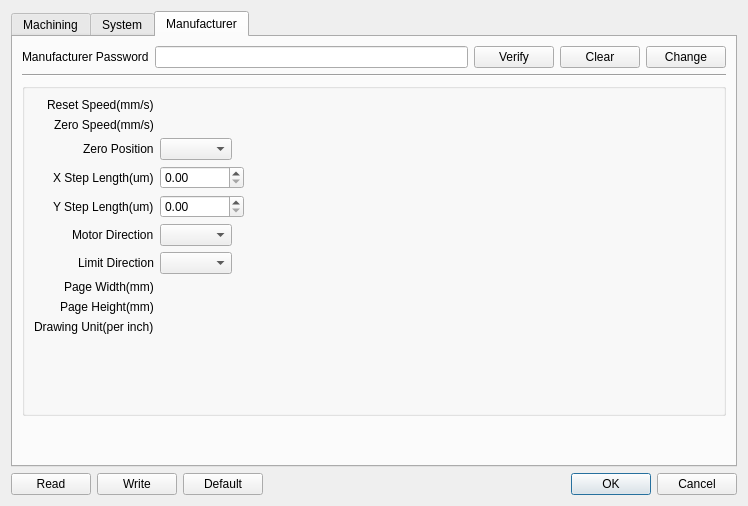
<?xml version="1.0" encoding="UTF-8"?>
<ui version="4.0">
 <class>DeviceSettingsDialog</class>
 <widget class="QDialog" name="DeviceSettingsDialog">
  <property name="geometry">
   <rect>
    <x>0</x>
    <y>0</y>
    <width>748</width>
    <height>506</height>
   </rect>
  </property>
  <property name="sizePolicy">
   <sizepolicy hsizetype="Maximum" vsizetype="Preferred">
    <horstretch>0</horstretch>
    <verstretch>0</verstretch>
   </sizepolicy>
  </property>
  <property name="windowTitle">
   <string>Parameter Dialog</string>
  </property>
  <layout class="QVBoxLayout" name="verticalLayout_2">
   <item>
    <widget class="QTabWidget" name="tabWidget">
     <property name="currentIndex">
      <number>2</number>
     </property>
     <widget class="QWidget" name="tabMachining">
      <attribute name="title">
       <string>Machining</string>
      </attribute>
      <layout class="QVBoxLayout" name="verticalLayout">
       <item>
        <layout class="QHBoxLayout" name="horizontalLayout_2">
         <property name="topMargin">
          <number>0</number>
         </property>
         <item>
          <widget class="QGroupBox" name="groupBox">
           <property name="title">
            <string>Cutting</string>
           </property>
           <layout class="QFormLayout" name="formLayout_2">
            <property name="labelAlignment">
             <set>Qt::AlignRight|Qt::AlignTrailing|Qt::AlignVCenter</set>
            </property>
            <item row="0" column="0">
             <widget class="QLabel" name="label_2">
              <property name="text">
               <string>Start Speed(mm/s)</string>
              </property>
             </widget>
            </item>
            <item row="0" column="1">
             <widget class="EditSlider" name="editSliderCuttingStartSpeed" native="true"/>
            </item>
            <item row="1" column="0">
             <widget class="QLabel" name="label_3">
              <property name="text">
               <string>Run Speed(mm/s)</string>
              </property>
             </widget>
            </item>
            <item row="1" column="1">
             <widget class="EditSlider" name="editSliderCuttingRunSpeed" native="true"/>
            </item>
            <item row="2" column="0">
             <widget class="QLabel" name="label_4">
              <property name="text">
               <string>Power</string>
              </property>
             </widget>
            </item>
            <item row="2" column="1">
             <widget class="EditSlider" name="editSliderCuttingPower" native="true"/>
            </item>
            <item row="3" column="0">
             <widget class="QLabel" name="label_5">
              <property name="text">
               <string>Start/Power</string>
              </property>
             </widget>
            </item>
            <item row="3" column="1">
             <widget class="EditSlider" name="editSliderCuttingStartPowerRate" native="true"/>
            </item>
            <item row="4" column="0">
             <widget class="QLabel" name="label_6">
              <property name="text">
               <string>Run/Power</string>
              </property>
             </widget>
            </item>
            <item row="4" column="1">
             <widget class="EditSlider" name="editSliderCuttingRunPowerRate" native="true"/>
            </item>
           </layout>
          </widget>
         </item>
         <item>
          <widget class="QGroupBox" name="groupBox_2">
           <property name="title">
            <string>Engraving</string>
           </property>
           <layout class="QFormLayout" name="formLayout_3">
            <property name="labelAlignment">
             <set>Qt::AlignRight|Qt::AlignTrailing|Qt::AlignVCenter</set>
            </property>
            <item row="0" column="0">
             <widget class="QLabel" name="label_7">
              <property name="text">
               <string>Start Speed(mm/s)</string>
              </property>
             </widget>
            </item>
            <item row="0" column="1">
             <widget class="EditSlider" name="editSliderEngravingStartSpeed" native="true"/>
            </item>
            <item row="1" column="0">
             <widget class="QLabel" name="label_9">
              <property name="text">
               <string>Run Speed(mm/s)</string>
              </property>
             </widget>
            </item>
            <item row="1" column="1">
             <widget class="EditSlider" name="editSliderEngravingRunSpeed" native="true"/>
            </item>
            <item row="2" column="0">
             <widget class="QLabel" name="label_10">
              <property name="text">
               <string>Power</string>
              </property>
             </widget>
            </item>
            <item row="2" column="1">
             <widget class="EditSlider" name="editSliderEngravingPower" native="true"/>
            </item>
            <item row="3" column="0">
             <widget class="QLabel" name="label_11">
              <property name="text">
               <string>Start/Power</string>
              </property>
             </widget>
            </item>
            <item row="3" column="1">
             <widget class="EditSlider" name="editSliderEngravingStartPowerRate" native="true"/>
            </item>
            <item row="4" column="0">
             <widget class="QLabel" name="label_12">
              <property name="text">
               <string>Run/Power</string>
              </property>
             </widget>
            </item>
            <item row="4" column="1">
             <widget class="EditSlider" name="editSliderEngravingRunPowerRate" native="true"/>
            </item>
           </layout>
          </widget>
         </item>
        </layout>
       </item>
       <item>
        <layout class="QHBoxLayout" name="horizontalLayout_3">
         <item>
          <widget class="QGroupBox" name="groupBox_3">
           <property name="title">
            <string>Cutting tune-up</string>
           </property>
           <layout class="QFormLayout" name="formLayout">
            <item row="0" column="0">
             <widget class="QLabel" name="label">
              <property name="text">
               <string>Power</string>
              </property>
             </widget>
            </item>
            <item row="0" column="1">
             <widget class="EditSlider" name="editSliderCuttingTuneUpPower" native="true"/>
            </item>
           </layout>
          </widget>
         </item>
         <item>
          <widget class="QGroupBox" name="groupBox_4">
           <property name="title">
            <string>Engraving</string>
           </property>
           <layout class="QFormLayout" name="formLayout_5">
            <property name="labelAlignment">
             <set>Qt::AlignRight|Qt::AlignTrailing|Qt::AlignVCenter</set>
            </property>
            <item row="0" column="0">
             <widget class="QLabel" name="label_13">
              <property name="text">
               <string>Row spacing</string>
              </property>
             </widget>
            </item>
            <item row="0" column="1">
             <widget class="EditSlider" name="editSliderEngravingRowSpacing" native="true"/>
            </item>
            <item row="1" column="0">
             <widget class="QLabel" name="label_14">
              <property name="text">
               <string>Column Spacing</string>
              </property>
             </widget>
            </item>
            <item row="1" column="1">
             <widget class="EditSlider" name="editSliderEngravingColumnSpacing" native="true"/>
            </item>
           </layout>
          </widget>
         </item>
         <item>
          <widget class="QGroupBox" name="groupBox_5">
           <property name="title">
            <string>Engraving tune-up</string>
           </property>
           <layout class="QFormLayout" name="formLayout_4">
            <item row="0" column="0">
             <widget class="QLabel" name="label_15">
              <property name="text">
               <string>Power</string>
              </property>
             </widget>
            </item>
            <item row="0" column="1">
             <widget class="EditSlider" name="editSliderEngravingTuneUpPower" native="true"/>
            </item>
           </layout>
          </widget>
         </item>
        </layout>
       </item>
      </layout>
     </widget>
     <widget class="QWidget" name="tabSystem">
      <attribute name="title">
       <string>System</string>
      </attribute>
      <layout class="QFormLayout" name="formLayout_6">
       <property name="labelAlignment">
        <set>Qt::AlignRight|Qt::AlignTrailing|Qt::AlignVCenter</set>
       </property>
       <item row="0" column="0">
        <widget class="QLabel" name="label_16">
         <property name="text">
          <string>Move Start Speed(mm/s)</string>
         </property>
        </widget>
       </item>
       <item row="0" column="1">
        <widget class="EditSlider" name="editSliderMoveStartSpeed" native="true"/>
       </item>
       <item row="1" column="0">
        <widget class="QLabel" name="label_17">
         <property name="text">
          <string>Move Run Speed(mm/s)</string>
         </property>
        </widget>
       </item>
       <item row="2" column="0">
        <widget class="QLabel" name="label_18">
         <property name="text">
          <string>X Backlash</string>
         </property>
        </widget>
       </item>
       <item row="3" column="0">
        <widget class="QLabel" name="label_19">
         <property name="text">
          <string>Y Backlash</string>
         </property>
        </widget>
       </item>
       <item row="4" column="0">
        <widget class="QLabel" name="label_20">
         <property name="text">
          <string>Total Running Time(Minutes)</string>
         </property>
        </widget>
       </item>
       <item row="5" column="0">
        <widget class="QLabel" name="label_21">
         <property name="text">
          <string>Laser Total Use Time(Minutes)</string>
         </property>
        </widget>
       </item>
       <item row="6" column="0">
        <widget class="QLabel" name="label_22">
         <property name="text">
          <string>Cut Laser Frequency</string>
         </property>
        </widget>
       </item>
       <item row="7" column="0">
        <widget class="QLabel" name="label_23">
         <property name="text">
          <string>Carving Laser Frequency</string>
         </property>
        </widget>
       </item>
       <item row="1" column="1">
        <widget class="EditSlider" name="editSliderMoveRunSpeed" native="true"/>
       </item>
       <item row="2" column="1">
        <widget class="EditSlider" name="editSliderXBacklash" native="true"/>
       </item>
       <item row="3" column="1">
        <widget class="EditSlider" name="editSliderYBacklash" native="true"/>
       </item>
       <item row="6" column="1">
        <widget class="EditSlider" name="editSliderCutLaserFrequency" native="true"/>
       </item>
       <item row="7" column="1">
        <widget class="EditSlider" name="editSliderCarvingLaserFrequency" native="true"/>
       </item>
       <item row="4" column="1">
        <widget class="QLineEdit" name="lineEditTotalRunningTime">
         <property name="enabled">
          <bool>false</bool>
         </property>
         <property name="readOnly">
          <bool>true</bool>
         </property>
        </widget>
       </item>
       <item row="5" column="1">
        <widget class="QLineEdit" name="lineEditLaserTotalUseTime">
         <property name="enabled">
          <bool>false</bool>
         </property>
         <property name="readOnly">
          <bool>true</bool>
         </property>
        </widget>
       </item>
      </layout>
     </widget>
     <widget class="QWidget" name="tabManufactor">
      <attribute name="title">
       <string>Manufacturer</string>
      </attribute>
      <layout class="QVBoxLayout" name="verticalLayout_3" stretch="0,0,1,0">
       <property name="sizeConstraint">
        <enum>QLayout::SetMinimumSize</enum>
       </property>
       <item>
        <layout class="QHBoxLayout" name="horizontalLayout">
         <item>
          <widget class="QLabel" name="label_24">
           <property name="text">
            <string>Manufacturer Password</string>
           </property>
          </widget>
         </item>
         <item>
          <widget class="QLineEdit" name="lineEditManufacturerPassword"/>
         </item>
         <item>
          <widget class="QPushButton" name="pushButtonVerifyPassword">
           <property name="text">
            <string>Verify</string>
           </property>
          </widget>
         </item>
         <item>
          <widget class="QPushButton" name="pushButtonClearPassword">
           <property name="text">
            <string>Clear</string>
           </property>
          </widget>
         </item>
         <item>
          <widget class="QPushButton" name="pushButtonResetPassword">
           <property name="text">
            <string>Change</string>
           </property>
          </widget>
         </item>
        </layout>
       </item>
       <item>
        <widget class="Line" name="line">
         <property name="orientation">
          <enum>Qt::Horizontal</enum>
         </property>
        </widget>
       </item>
       <item>
        <widget class="QGroupBox" name="groupBoxManufactor">
         <property name="title">
          <string/>
         </property>
         <layout class="QFormLayout" name="formLayout_7">
          <property name="labelAlignment">
           <set>Qt::AlignRight|Qt::AlignTrailing|Qt::AlignVCenter</set>
          </property>
          <item row="0" column="0">
           <widget class="QLabel" name="label_25">
            <property name="text">
             <string>Reset Speed(mm/s)</string>
            </property>
           </widget>
          </item>
          <item row="0" column="1">
           <widget class="EditSlider" name="editSliderResetSpeed" native="true"/>
          </item>
          <item row="1" column="0">
           <widget class="QLabel" name="label_26">
            <property name="text">
             <string>Zero Speed(mm/s)</string>
            </property>
           </widget>
          </item>
          <item row="1" column="1">
           <widget class="EditSlider" name="editSliderZeroSpeed" native="true"/>
          </item>
          <item row="2" column="0">
           <widget class="QLabel" name="label_27">
            <property name="text">
             <string>Zero Position</string>
            </property>
           </widget>
          </item>
          <item row="3" column="0">
           <widget class="QLabel" name="label_28">
            <property name="text">
             <string>X Step Length(um)</string>
            </property>
           </widget>
          </item>
          <item row="4" column="0">
           <widget class="QLabel" name="label_29">
            <property name="text">
             <string>Y Step Length(um)</string>
            </property>
           </widget>
          </item>
          <item row="5" column="0">
           <widget class="QLabel" name="label_30">
            <property name="text">
             <string>Motor Direction</string>
            </property>
           </widget>
          </item>
          <item row="6" column="0">
           <widget class="QLabel" name="label_31">
            <property name="text">
             <string>Limit Direction</string>
            </property>
           </widget>
          </item>
          <item row="7" column="0">
           <widget class="QLabel" name="label_32">
            <property name="text">
             <string>Page Width(mm)</string>
            </property>
           </widget>
          </item>
          <item row="8" column="0">
           <widget class="QLabel" name="label_33">
            <property name="text">
             <string>Page Height(mm)</string>
            </property>
           </widget>
          </item>
          <item row="9" column="0">
           <widget class="QLabel" name="label_34">
            <property name="text">
             <string>Drawing Unit(per inch)</string>
            </property>
           </widget>
          </item>
          <item row="7" column="1">
           <widget class="EditSlider" name="editSliderPageWidth" native="true"/>
          </item>
          <item row="8" column="1">
           <widget class="EditSlider" name="editSliderPageHeight" native="true"/>
          </item>
          <item row="9" column="1">
           <widget class="EditSlider" name="editSliderDrawingUnit" native="true"/>
          </item>
          <item row="2" column="1">
           <widget class="QComboBox" name="comboBoxZeroPosition">
            <property name="sizePolicy">
             <sizepolicy hsizetype="Maximum" vsizetype="Fixed">
              <horstretch>0</horstretch>
              <verstretch>0</verstretch>
             </sizepolicy>
            </property>
           </widget>
          </item>
          <item row="3" column="1">
           <widget class="QDoubleSpinBox" name="doubleSpinBoxXStepLength">
            <property name="sizePolicy">
             <sizepolicy hsizetype="Maximum" vsizetype="Fixed">
              <horstretch>0</horstretch>
              <verstretch>0</verstretch>
             </sizepolicy>
            </property>
            <property name="maximum">
             <double>1000000.000000000000000</double>
            </property>
           </widget>
          </item>
          <item row="4" column="1">
           <widget class="QDoubleSpinBox" name="doubleSpinBoxYStepLength">
            <property name="sizePolicy">
             <sizepolicy hsizetype="Maximum" vsizetype="Fixed">
              <horstretch>0</horstretch>
              <verstretch>0</verstretch>
             </sizepolicy>
            </property>
            <property name="maximum">
             <double>1000000.000000000000000</double>
            </property>
           </widget>
          </item>
          <item row="5" column="1">
           <widget class="QComboBox" name="comboBoxMotorDirection">
            <property name="sizePolicy">
             <sizepolicy hsizetype="Maximum" vsizetype="Fixed">
              <horstretch>0</horstretch>
              <verstretch>0</verstretch>
             </sizepolicy>
            </property>
           </widget>
          </item>
          <item row="6" column="1">
           <widget class="QComboBox" name="comboBoxLimitDirection">
            <property name="sizePolicy">
             <sizepolicy hsizetype="Maximum" vsizetype="Fixed">
              <horstretch>0</horstretch>
              <verstretch>0</verstretch>
             </sizepolicy>
            </property>
           </widget>
          </item>
         </layout>
        </widget>
       </item>
       <item>
        <spacer name="verticalSpacer">
         <property name="orientation">
          <enum>Qt::Vertical</enum>
         </property>
         <property name="sizeHint" stdset="0">
          <size>
           <width>20</width>
           <height>40</height>
          </size>
         </property>
        </spacer>
       </item>
      </layout>
     </widget>
    </widget>
   </item>
   <item>
    <layout class="QHBoxLayout" name="horizontalLayout_4">
     <property name="topMargin">
      <number>0</number>
     </property>
     <item>
      <widget class="QPushButton" name="pushButtonRead">
       <property name="text">
        <string>Read</string>
       </property>
      </widget>
     </item>
     <item>
      <widget class="QPushButton" name="pushButtonWrite">
       <property name="text">
        <string>Write</string>
       </property>
      </widget>
     </item>
     <item>
      <widget class="QPushButton" name="pushButtonDefault">
       <property name="text">
        <string>Default</string>
       </property>
      </widget>
     </item>
     <item>
      <widget class="QDialogButtonBox" name="buttonBox">
       <property name="orientation">
        <enum>Qt::Horizontal</enum>
       </property>
       <property name="standardButtons">
        <set>QDialogButtonBox::Cancel|QDialogButtonBox::Ok</set>
       </property>
      </widget>
     </item>
    </layout>
   </item>
  </layout>
 </widget>
 <customwidgets>
  <customwidget>
   <class>EditSlider</class>
   <extends>QWidget</extends>
   <header>widget/LRWidgets/widget/EditSlider.h</header>
   <container>1</container>
  </customwidget>
 </customwidgets>
 <resources/>
 <connections>
  <connection>
   <sender>buttonBox</sender>
   <signal>accepted()</signal>
   <receiver>DeviceSettingsDialog</receiver>
   <slot>accept()</slot>
   <hints>
    <hint type="sourcelabel">
     <x>248</x>
     <y>254</y>
    </hint>
    <hint type="destinationlabel">
     <x>157</x>
     <y>274</y>
    </hint>
   </hints>
  </connection>
  <connection>
   <sender>buttonBox</sender>
   <signal>rejected()</signal>
   <receiver>DeviceSettingsDialog</receiver>
   <slot>reject()</slot>
   <hints>
    <hint type="sourcelabel">
     <x>316</x>
     <y>260</y>
    </hint>
    <hint type="destinationlabel">
     <x>286</x>
     <y>274</y>
    </hint>
   </hints>
  </connection>
 </connections>
</ui>
